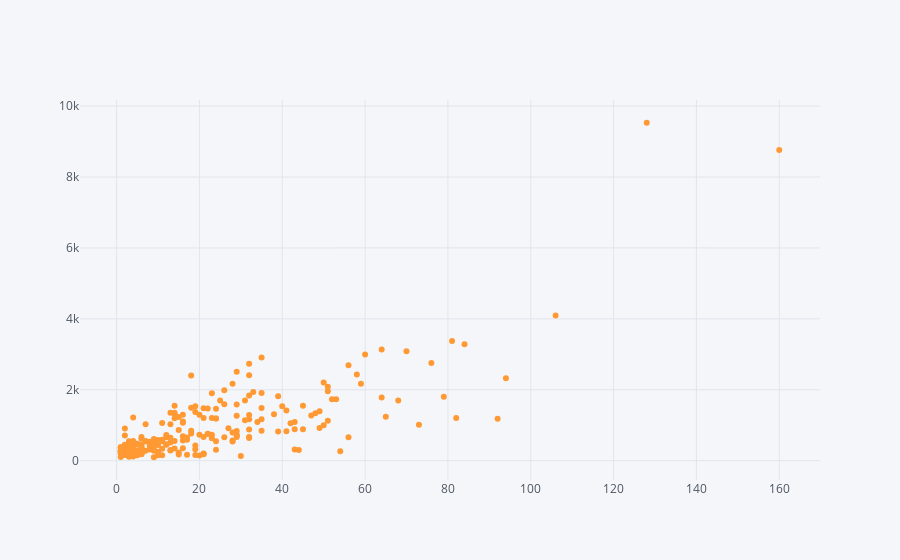

Notebook code cell kept with this figure:
### Code cell
full.iplot(kind='scatter',x='nr_comments',
y='nr_likes',mode='markers',size=6)

### Figure 1 — Plotly figure (JSON) as saved in the notebook; plotly's stock layout.template omitted (floating-point values rounded to 4 significant figures; data arrays with more than 128 entries replaced by an {"elided": "..."} marker saying what was removed)
{"data": [{"line": {"color": "rgba(255, 153, 51, 1.0)", "dash": "solid", "shape": "linear", "width": 1.3}, "marker": {"size": 6, "symbol": "circle"}, "mode": "markers", "name": "nr_likes", "text": "", "type": "scatter", "uid": "d795ce70-8bef-4d58-a0f2-4e7031ead39f", "x": {"elided": "231 int values"}, "y": {"elided": "231 int values"}}], "layout": {"legend": {"bgcolor": "#F5F6F9", "font": {"color": "#4D5663"}}, "paper_bgcolor": "#F5F6F9", "plot_bgcolor": "#F5F6F9", "title": {"font": {"color": "#4D5663"}}, "xaxis": {"gridcolor": "#E1E5ED", "showgrid": true, "tickfont": {"color": "#4D5663"}, "title": {"font": {"color": "#4D5663"}, "text": ""}, "zerolinecolor": "#E1E5ED"}, "yaxis": {"gridcolor": "#E1E5ED", "showgrid": true, "tickfont": {"color": "#4D5663"}, "title": {"font": {"color": "#4D5663"}, "text": ""}, "zerolinecolor": "#E1E5ED"}}}
